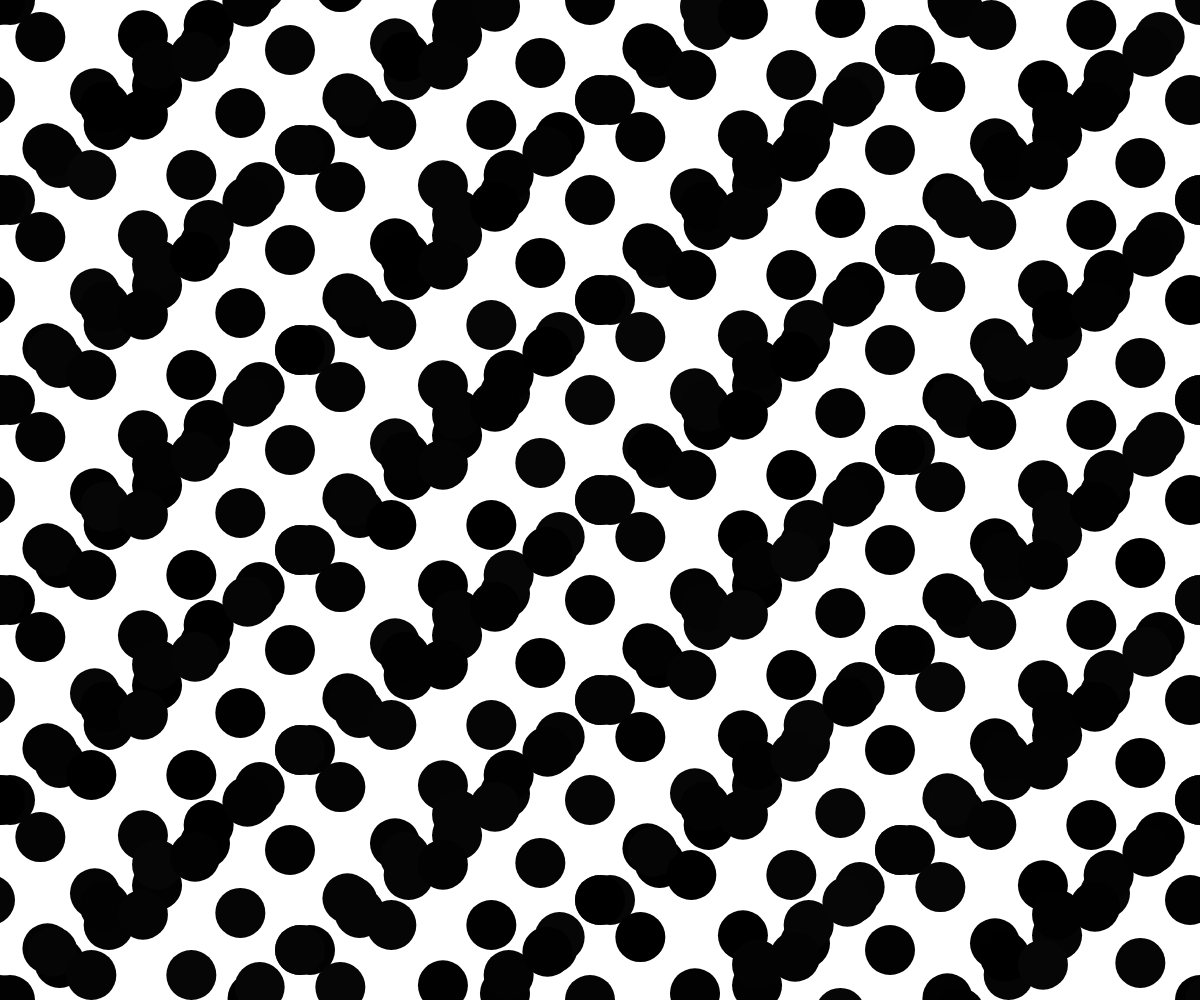
Frame 1 (no input)
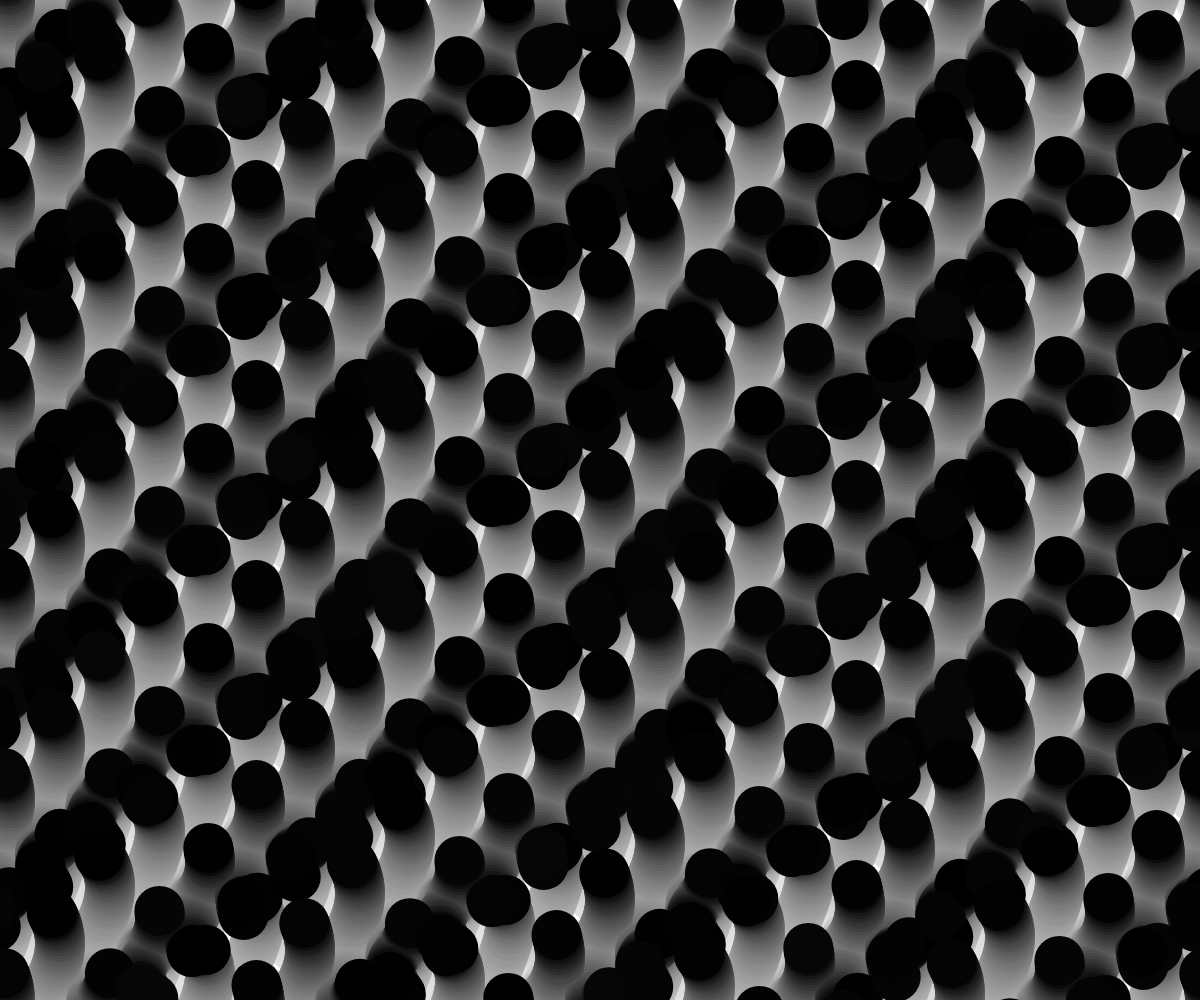
Frame 60 (no input)
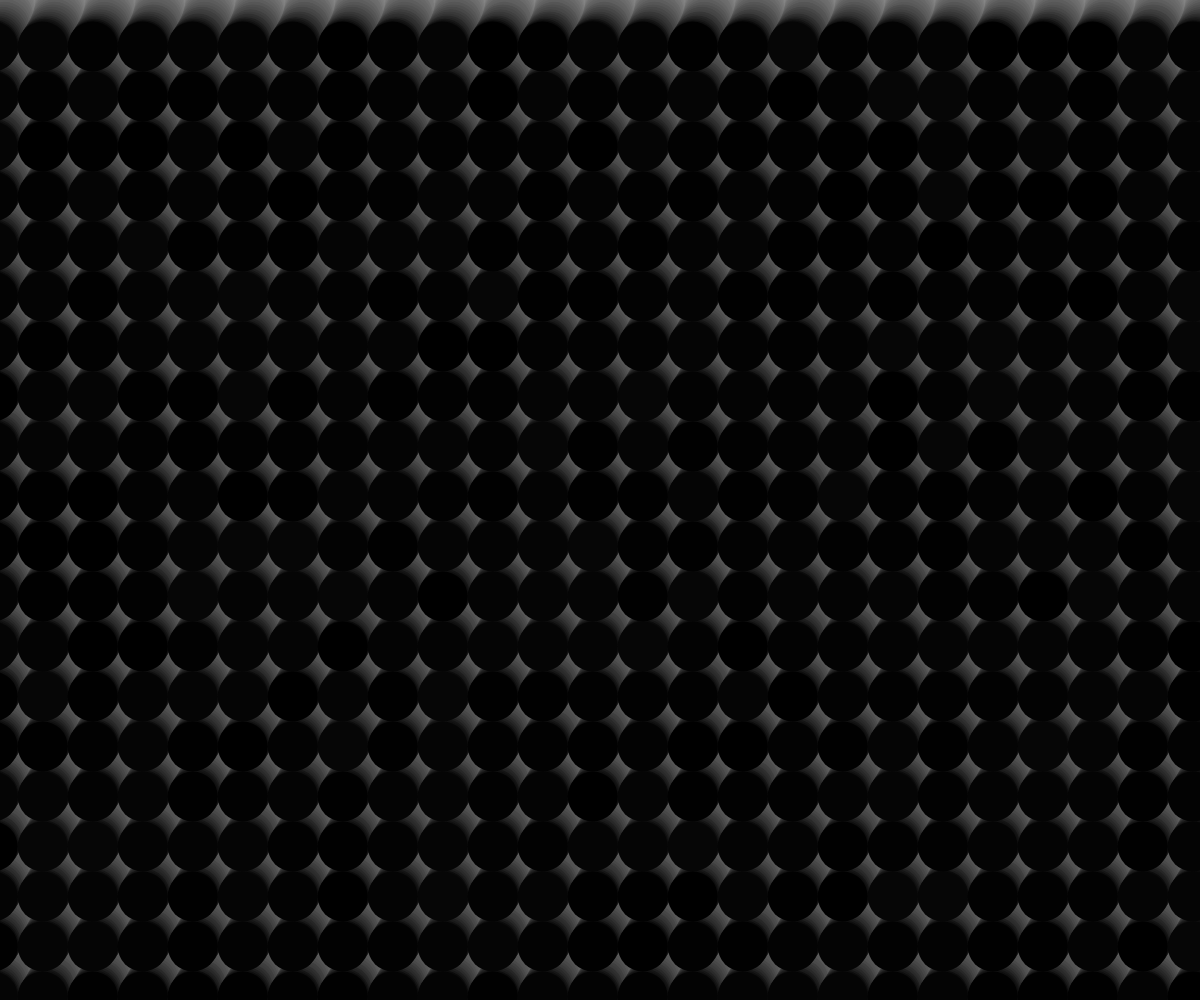
Frame 120 (the mouse pressed at the canvas centre since frame 60)

The p5.js sketch that drew these frames (run headless with seeded random() and noise() and a simulated clock; from frame 60 on, the mouse is pressed at the canvas centre):

// p5.js sketch
// ── sketch.js

let t = 0; // time variable

let colors = [];


function setup() {
  createCanvas(windowWidth, windowHeight);
  noStroke();

colors = [color(250,0,250),color(0,0,255),color(0,250,250),color(0,255,0),color(0,255,100),color(255,0,150)]
}

function draw() {

  background(250, 10); // translucent background (creates trails)

  // make a x and y grid of ellipses
  for (let x = 0; x <= width; x += 50) {
    for (let y = 0; y <= height; y +=50) {
      // starting point of each circle depends on mouse position
      const xAngle = map(mouseX, 0, width, -2 * PI, 2 * PI, true);
      const yAngle = map(mouseY, 0, height, -2 * PI, 2 * PI, true);
      // and also varies based on the particle's location
      const angle = xAngle * (x / (width/5)) + yAngle * (y / (height/5));

      // each particle moves in a circle
      const myX = x + 10 * cos(4 * PI * t + angle);
      const myY = y + 50 * sin(2 * PI * t + angle);
      fill(random(colors.length));

      ellipse(myX, myY, 50); // draw particle
    }
  }
 
  t = t + 0.01; // update time
  
}
